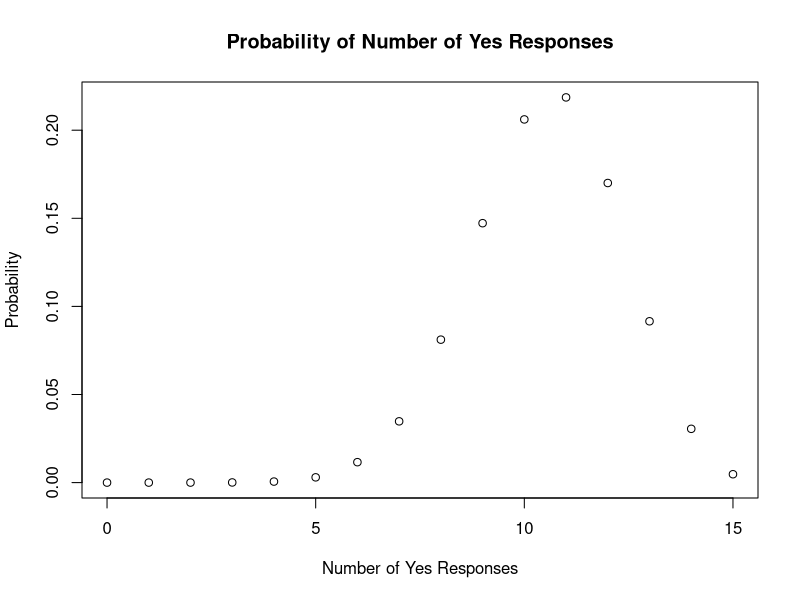
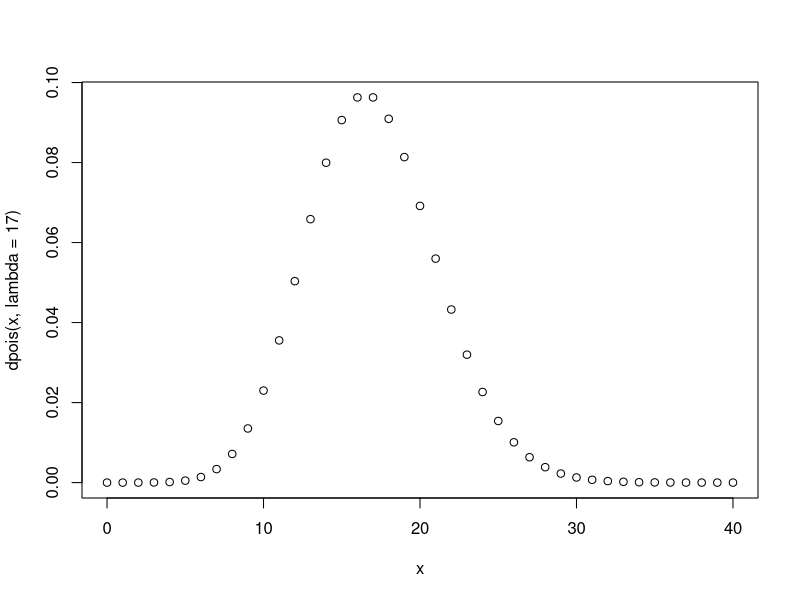
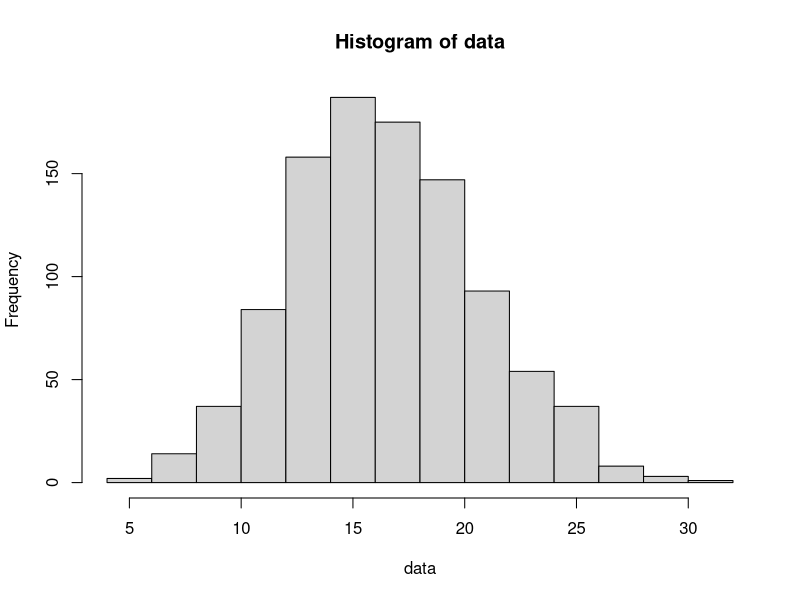
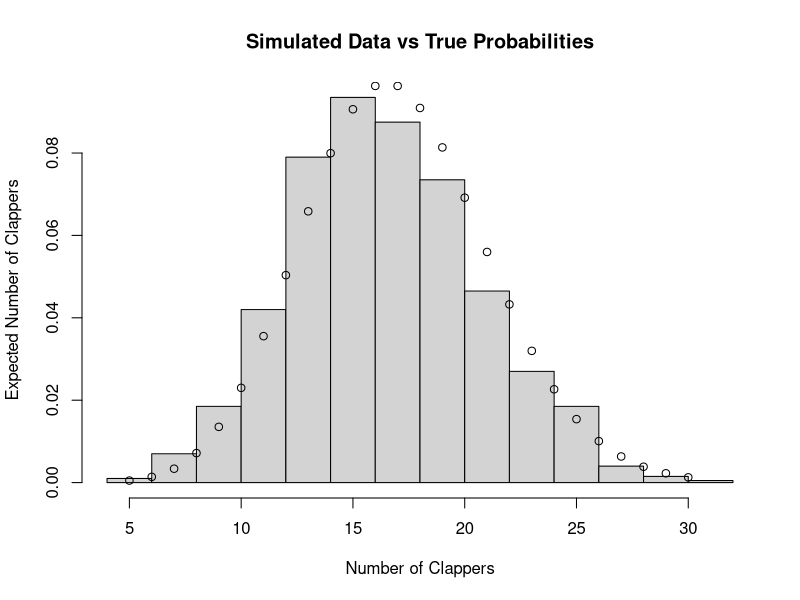

These figures' R source, in order:
#We have n = 300 participants, and a probability of success p = 0.7. Therefore, our expected number of “yes” responses out of this group is:
n = 300
p = 0.7
n*p

#What is the variance of this random variable?
n*p*(1-p)

#Now let’s return our attention to the active focus group. Let’s suppose your group consists of 15 people. Then you will have as few as zero yes responses and as many as 15. Let’s plot the probability of each of the 16 possibilities.

x <- 0:15
plot(x, dbinom(x, size = 15, prob = 0.7),
     main = "Probability of Number of Yes Responses",
     xlab = "Number of Yes Responses",
     ylab = "Probability")
1


#simulate 1000 more focus groups
data <- rbinom(1000, size = 15, prob = 0.7)
mean(data)
var(data)

#Let’s look at a similar experiment using the Poisson distribution. Every lecture, on average, 17 students clap
#at the end of my lecture (no not really, the actual number is much much much closer to zero). Pretending
#that the number is actually 17, I would like to predict the number who will clap at the end of my next lecture
#so I can know how good I will feel on the way back to my office.
#Similar to above, let’s plot the probability of the number of clappers from 0 up to 50.

x <- 0:40
plot(x,dpois(x, lambda = 17))

#simulate 1000
data <- rpois(1000, lambda = 17)
mean(data)

var(data)

#plot
x <- c(5:30)
invisible(plot(hist(data), freq = FALSE,
               main = "Simulated Data vs True Probabilities",
               xlab = "Number of Clappers",
               ylab = "Expected Number of Clappers"))

#overlay points
points(x, dpois(x, lambda = 17))
